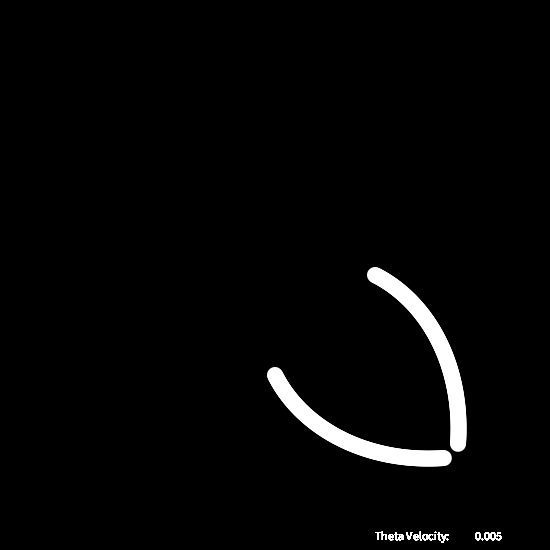
Frame 1 (no input)
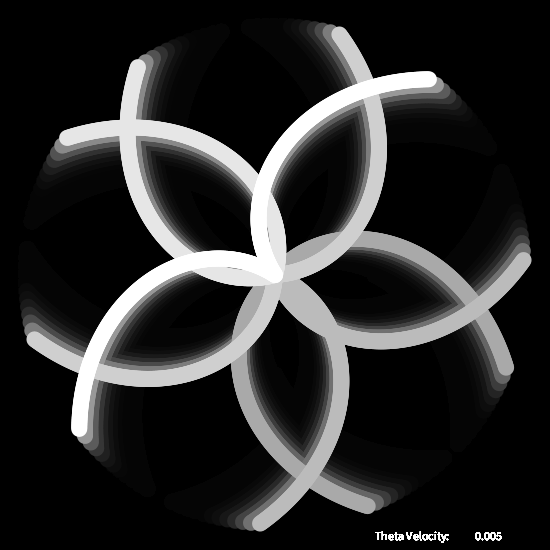
Frame 60 (the mouse pressed at the canvas centre just before this capture)
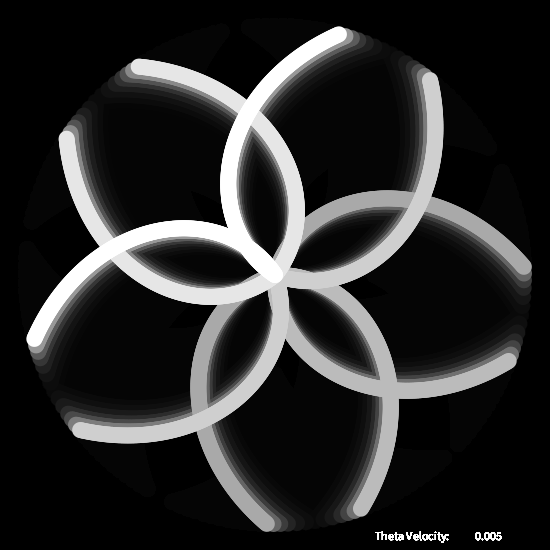
Frame 120 (the mouse held since frame 60 and released just before this capture)

The Processing sketch that drew these frames (run headless with seeded random() and noise(); from frame 60 on, the mouse is pressed at the canvas centre):

// Processing sketch: processing_56295
// ── processing_56295.pde

//  Title: Moire Spiral
//  Description: Inspired by 'Spiral2' by Rachel Boyce
//  http://www.openprocessing.org/sketch/53137
//  Date Started: 2012 Mar 13
//  Last Modified: 2012 Mar 13
//  http://asymptoticdesign.wordpress.com/
//  This work is licensed under a Creative Commons 3.0 License.
//  (Attribution - NonCommerical - ShareAlike)
//  http://creativecommons.org/licenses/by-nc-sa/3.0/
//
//  In summary, you are free to copy, distribute, edit, and remix the work.
//  Under the conditions that you attribute the work to me, it is for
//  noncommercial purposes, and if you build upon this work or otherwise alter
//  it, you may only distribute the resulting work under this license.
//
//  Of course, the conditions may be waived with permission from the author.
//

float r_max = 250;
float r_vel=1;
float r = 100;
float theta = 0;
float theta_vel = 0.005;

 
//-----------------Setup
/*The code in setup() will only be run once in your sketch.  Use this space to set things up like
 the sketch size, background color, framerate, etc. etc.*/
void setup() {
  //setup the sketch parameters
  size(550, 550);
  frameRate(30);
  smooth();
  background(0,180);
}
 
//-----------------Main Loop
void draw() {
  //create a black background
  fill(0,25);
  rect(0,0,width,height);
  //convert the radius and angle of the circular path to x,y coordinates
  while (r < r_max){
    float x = r * cos(theta) + width/2;
    float y = r * sin(theta) + height/2;
    //setup the parameters for drawign the ellipse
    noStroke();
    fill(255);
    //draw the ellipse
    ellipse(x, y, 16, 16);
    //fill(10);
    ellipse(y,x,16,16);
    //update the position for the next frame
    theta += theta_vel;
    r +=r_vel;
    text("Theta Velocity:",375,540);
    text(str(theta_vel),475,540);
  }
  r = 0;
}

void keyPressed() {
  if (key == CODED) {
    if (keyCode == UP) {
      theta_vel += 0.001;
    }
    if (keyCode == DOWN) {
      theta_vel -= 0.001;
    }
  }
}
